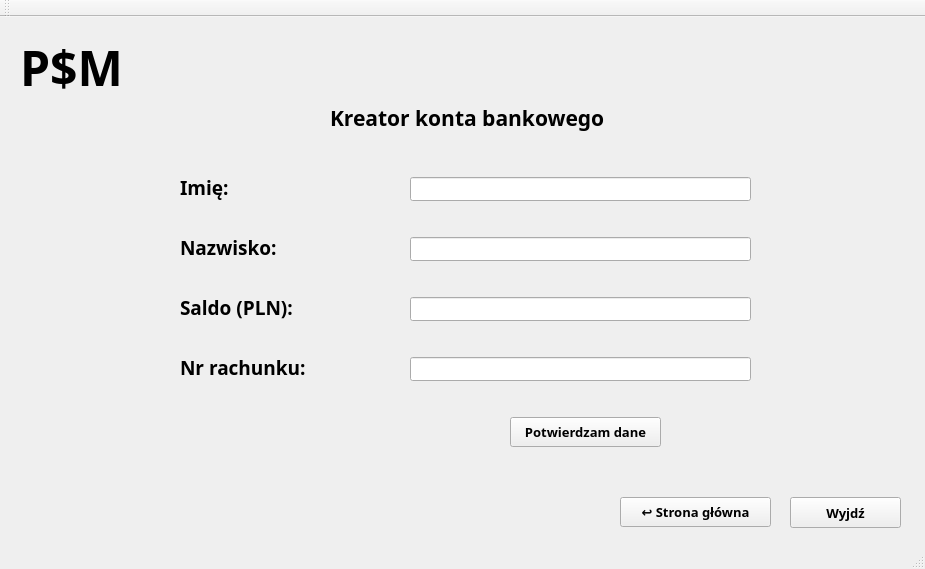
<?xml version="1.0" encoding="UTF-8"?>
<ui version="4.0">
 <class>NewClientSignUpClass</class>
 <widget class="QMainWindow" name="NewClientSignUpClass">
  <property name="geometry">
   <rect>
    <x>0</x>
    <y>0</y>
    <width>925</width>
    <height>569</height>
   </rect>
  </property>
  <property name="windowTitle">
   <string>NewClientSignUp</string>
  </property>
  <widget class="QWidget" name="centralWidget">
   <widget class="QLabel" name="label">
    <property name="geometry">
     <rect>
      <x>180</x>
      <y>150</y>
      <width>171</width>
      <height>41</height>
     </rect>
    </property>
    <property name="font">
     <font>
      <family>Arial Black</family>
      <pointsize>14</pointsize>
      <bold>true</bold>
     </font>
    </property>
    <property name="text">
     <string>Imię:</string>
    </property>
   </widget>
   <widget class="QLabel" name="label_2">
    <property name="geometry">
     <rect>
      <x>180</x>
      <y>210</y>
      <width>171</width>
      <height>41</height>
     </rect>
    </property>
    <property name="font">
     <font>
      <family>Arial Black</family>
      <pointsize>14</pointsize>
      <bold>true</bold>
     </font>
    </property>
    <property name="text">
     <string>Nazwisko:</string>
    </property>
   </widget>
   <widget class="QLabel" name="label_3">
    <property name="geometry">
     <rect>
      <x>180</x>
      <y>270</y>
      <width>171</width>
      <height>41</height>
     </rect>
    </property>
    <property name="font">
     <font>
      <family>Arial Black</family>
      <pointsize>14</pointsize>
      <bold>true</bold>
     </font>
    </property>
    <property name="text">
     <string>Saldo (PLN):</string>
    </property>
   </widget>
   <widget class="QLabel" name="label_4">
    <property name="geometry">
     <rect>
      <x>180</x>
      <y>330</y>
      <width>171</width>
      <height>41</height>
     </rect>
    </property>
    <property name="font">
     <font>
      <family>Arial Black</family>
      <pointsize>14</pointsize>
      <bold>true</bold>
     </font>
    </property>
    <property name="text">
     <string>Nr rachunku:</string>
    </property>
   </widget>
   <widget class="QLabel" name="time_display_3">
    <property name="geometry">
     <rect>
      <x>20</x>
      <y>20</y>
      <width>131</width>
      <height>61</height>
     </rect>
    </property>
    <property name="font">
     <font>
      <family>Arial Black</family>
      <pointsize>36</pointsize>
      <bold>true</bold>
     </font>
    </property>
    <property name="text">
     <string>P$M</string>
    </property>
   </widget>
   <widget class="QLineEdit" name="lineEdit_new_imie">
    <property name="geometry">
     <rect>
      <x>410</x>
      <y>160</y>
      <width>341</width>
      <height>24</height>
     </rect>
    </property>
    <property name="font">
     <font>
      <family>Courier New</family>
      <pointsize>14</pointsize>
      <bold>true</bold>
     </font>
    </property>
   </widget>
   <widget class="QLineEdit" name="lineEdit_new_nazwisko">
    <property name="geometry">
     <rect>
      <x>410</x>
      <y>220</y>
      <width>341</width>
      <height>24</height>
     </rect>
    </property>
    <property name="font">
     <font>
      <family>Courier New</family>
      <pointsize>14</pointsize>
      <bold>true</bold>
     </font>
    </property>
   </widget>
   <widget class="QLineEdit" name="lineEdit_slado">
    <property name="geometry">
     <rect>
      <x>410</x>
      <y>280</y>
      <width>341</width>
      <height>24</height>
     </rect>
    </property>
    <property name="font">
     <font>
      <family>Courier New</family>
      <pointsize>14</pointsize>
      <bold>true</bold>
     </font>
    </property>
   </widget>
   <widget class="QLineEdit" name="lineEdit_nr_rach">
    <property name="geometry">
     <rect>
      <x>410</x>
      <y>340</y>
      <width>341</width>
      <height>24</height>
     </rect>
    </property>
    <property name="font">
     <font>
      <family>Courier New</family>
      <pointsize>14</pointsize>
      <bold>true</bold>
     </font>
    </property>
   </widget>
   <widget class="QPushButton" name="home_page_button">
    <property name="geometry">
     <rect>
      <x>620</x>
      <y>480</y>
      <width>151</width>
      <height>30</height>
     </rect>
    </property>
    <property name="font">
     <font>
      <family>Arial Black</family>
      <pointsize>10</pointsize>
      <bold>true</bold>
     </font>
    </property>
    <property name="text">
     <string>↩ Strona główna</string>
    </property>
   </widget>
   <widget class="QPushButton" name="sp_exit_button">
    <property name="geometry">
     <rect>
      <x>790</x>
      <y>480</y>
      <width>111</width>
      <height>31</height>
     </rect>
    </property>
    <property name="font">
     <font>
      <family>Arial Black</family>
      <pointsize>10</pointsize>
      <bold>true</bold>
     </font>
    </property>
    <property name="text">
     <string>Wyjdź</string>
    </property>
   </widget>
   <widget class="QLabel" name="label_sp_hello">
    <property name="geometry">
     <rect>
      <x>330</x>
      <y>80</y>
      <width>301</width>
      <height>41</height>
     </rect>
    </property>
    <property name="font">
     <font>
      <family>Arial Black</family>
      <pointsize>16</pointsize>
      <bold>true</bold>
     </font>
    </property>
    <property name="text">
     <string>Kreator konta bankowego</string>
    </property>
   </widget>
   <widget class="QPushButton" name="confirm_new_client_button">
    <property name="geometry">
     <rect>
      <x>510</x>
      <y>400</y>
      <width>151</width>
      <height>30</height>
     </rect>
    </property>
    <property name="font">
     <font>
      <family>Arial Black</family>
      <pointsize>10</pointsize>
      <bold>true</bold>
     </font>
    </property>
    <property name="text">
     <string>Potwierdzam dane</string>
    </property>
   </widget>
  </widget>
  <widget class="QMenuBar" name="menuBar">
   <property name="geometry">
    <rect>
     <x>0</x>
     <y>0</y>
     <width>925</width>
     <height>21</height>
    </rect>
   </property>
  </widget>
  <widget class="QToolBar" name="mainToolBar">
   <attribute name="toolBarArea">
    <enum>TopToolBarArea</enum>
   </attribute>
   <attribute name="toolBarBreak">
    <bool>false</bool>
   </attribute>
  </widget>
  <widget class="QStatusBar" name="statusBar"/>
 </widget>
 <layoutdefault spacing="6" margin="11"/>
 <resources/>
 <connections>
  <connection>
   <sender>sp_exit_button</sender>
   <signal>clicked()</signal>
   <receiver>NewClientSignUpClass</receiver>
   <slot>sp_exit_button_clicked()</slot>
   <hints>
    <hint type="sourcelabel">
     <x>845</x>
     <y>533</y>
    </hint>
    <hint type="destinationlabel">
     <x>462</x>
     <y>284</y>
    </hint>
   </hints>
  </connection>
  <connection>
   <sender>home_page_button</sender>
   <signal>clicked()</signal>
   <receiver>NewClientSignUpClass</receiver>
   <slot>home_page_button_clicked()</slot>
   <hints>
    <hint type="sourcelabel">
     <x>695</x>
     <y>532</y>
    </hint>
    <hint type="destinationlabel">
     <x>462</x>
     <y>284</y>
    </hint>
   </hints>
  </connection>
 </connections>
 <slots>
  <slot>sp_exit_button_clicked()</slot>
  <slot>home_page_button_clicked()</slot>
 </slots>
</ui>
